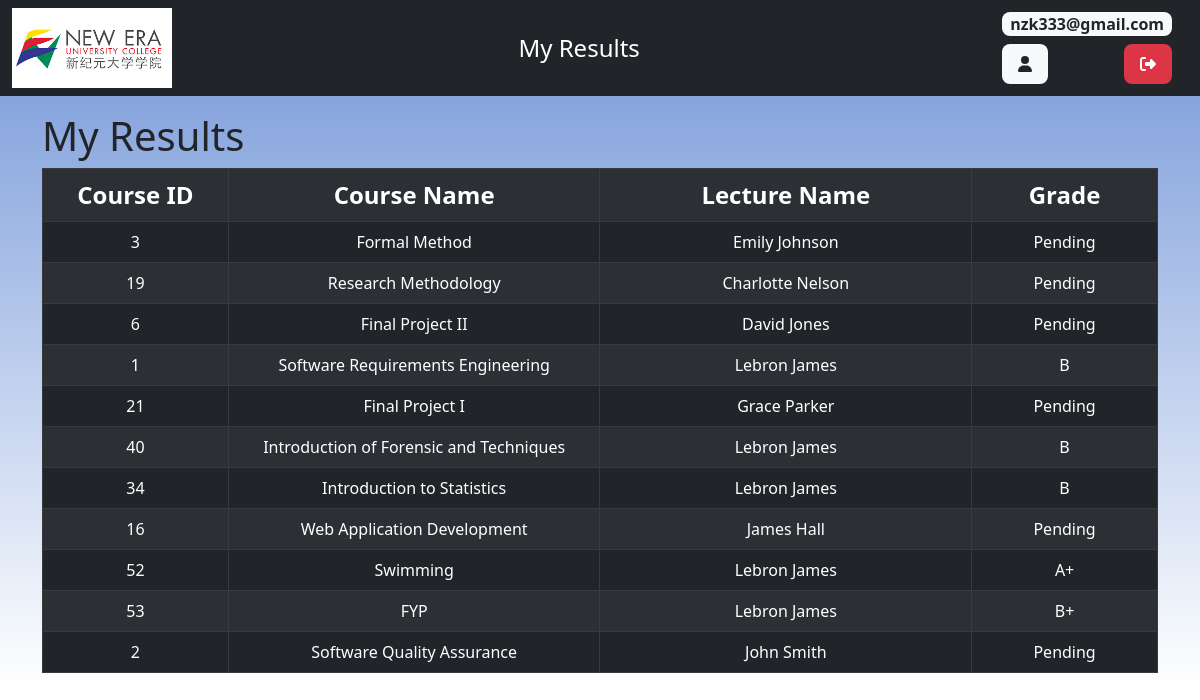
Page /student/stu_view_course.php (signed in) on the committed database.
### tables this page shows
CREATE TABLE IF NOT EXISTS `student_course` (
  `student_course_id` int(255) NOT NULL AUTO_INCREMENT,
  `student_id` int(255) DEFAULT NULL,
  `course_id` int(255) DEFAULT NULL,
  `lecture_id` int(11) DEFAULT NULL,
  `grade` varchar(2) DEFAULT NULL,
  `join_date` timestamp NULL DEFAULT CURRENT_TIMESTAMP,
  PRIMARY KEY (`student_course_id`),
  KEY `student_id` (`student_id`),
  KEY `course_id` (`course_id`),
  KEY `lecture_id` (`lecture_id`)
);

CREATE TABLE IF NOT EXISTS `course` (
  `course_id` int(255) NOT NULL AUTO_INCREMENT,
  `course_name` varchar(128) NOT NULL,
  `lecture_id` int(255) DEFAULT NULL,
  PRIMARY KEY (`course_id`),
  KEY `lecture_id` (`lecture_id`)
);

CREATE TABLE IF NOT EXISTS `lecture` (
  `lecture_id` int(255) NOT NULL AUTO_INCREMENT,
  `lecture_firstname` text NOT NULL,
  `lecture_lastname` text NOT NULL,
  `lecture_password` varchar(50) NOT NULL,
  `lecture_email` varchar(128) NOT NULL,
  `lecture_phone` varchar(11) NOT NULL,
  `lecture_gender` varchar(30) NOT NULL,
  `user_type` varchar(50) NOT NULL,
  `lecture_entrytime` timestamp NOT NULL DEFAULT CURRENT_TIMESTAMP,
  PRIMARY KEY (`lecture_id`)
);

### student/stu_view_course.php (the view, shortened to what this page needs)
<!DOCTYPE HTML>
<html>
<head>
    <link href="https://cdn.jsdelivr.net/npm/bootstrap@5.2.2/dist/css/bootstrap.min.css" rel="stylesheet">
    <link href="../css/background.css" rel="stylesheet" />
</head>
<body>
    <div class="container-fluid px-0">
        <?php include 'stu_topnav.php'; ?>
        <div class="container my-3">
            <div class="page-header">
                <h1>My Results</h1>
            </div>
            <?php
            include '../config/database.php';
            try {
                $student_id = $_SESSION["student_id"];
                $query = "SELECT * FROM course INNER JOIN lecture ON course.lecture_id = lecture.lecture_id INNER JOIN student_course ON course.course_id = student_course.course_id INNER JOIN student ON student_course.student_id = student.student_id WHERE student_course.student_id = :student_id";
                $stmt = $con->prepare($query);
                $stmt->bindParam(':student_id', $student_id);
                $stmt->execute();
                $num = $stmt->rowCount();
                if ($num > 0) {
                    echo "<table class='table table-hover table-dark table-responsive table-striped table-hover table-bordered'>";
                    echo "<tr>";
                    echo "<th class='text-center col-2 fs-4'>Course ID</th>";
                    echo "<th class='text-center col-4 fs-4'>Course Name</th>";
                    echo "<th class='text-center col-4 fs-4'>Lecture Name</th>";
                    echo "<th class='text-center col-2 fs-4'>Grade</th>";
                    echo "</tr>";
                    while ($row = $stmt->fetch(PDO::FETCH_ASSOC)) {
                        extract($row);
                        echo "<tr>";
                        echo "<td class='col-2 text-center'>{$course_id}</td>";
                        echo "<td class='col-4 text-center text-break'>{$course_name}</td>";
                        echo "<td class='col-4 text-center text-break'>{$lecture_firstname} {$lecture_lastname}</td>";
                        if ($grade == NULL) {
                            echo "<td class='col-4 text-center text-break'>Pending</td>";
                        } else {
                            echo "<td class='col-4 text-center text-break'>{$grade}</td>";
                        }
                        echo "</tr>";
                    }
                    echo "</table>";
                } else {
                    echo "<div class='alert alert-danger'>No records found.</div>";
                }
            } catch (PDOException $e) {
                echo "Error: " . $e->getMessage();
            }
            ?>
        </div>
    </div>
</body>
</html>

### css/background.css (style rules this page uses)
body { background: linear-gradient(#7396d8, #ffffff); background-repeat: repeat-x; }

### rows in the picture
student_course: course "3", course.course_name "Formal Method", lecture.lecture_firstname "Emily", lecture.lecture_lastname "Johnson", shows "Pending"
student_course: course "19", course.course_name "Research Methodology", lecture.lecture_firstname "Charlotte", lecture.lecture_lastname "Nelson", shows "Pending"
student_course: course "6", course.course_name "Final Project II", lecture.lecture_firstname "David", lecture.lecture_lastname "Jones", shows "Pending"
student_course: course "1", course.course_name "Software Requirements Engineering", lecture.lecture_firstname "Lebron", lecture.lecture_lastname "James", grade "B"
student_course: course "21", course.course_name "Final Project I", lecture.lecture_firstname "Grace", lecture.lecture_lastname "Parker", shows "Pending"
student_course: course "40", course.course_name "Introduction of Forensic and Techniques", lecture.lecture_firstname "Lebron", lecture.lecture_lastname "James", grade "B"
student_course: course "34", course.course_name "Introduction to Statistics", lecture.lecture_firstname "Lebron", lecture.lecture_lastname "James", grade "B"
student_course: course "16", course.course_name "Web Application Development", lecture.lecture_firstname "James", lecture.lecture_lastname "Hall", shows "Pending"
student_course: course "52", course.course_name "Swimming", lecture.lecture_firstname "Lebron", lecture.lecture_lastname "James", grade "A+"
student_course: course "53", course.course_name "FYP", lecture.lecture_firstname "Lebron", lecture.lecture_lastname "James", grade "B+"
student_course: course "2", course.course_name "Software Quality Assurance", lecture.lecture_firstname "John", lecture.lecture_lastname "Smith", shows "Pending"

### other values in the picture
$_SESSION["login"] "nzk333@gmail.com"
